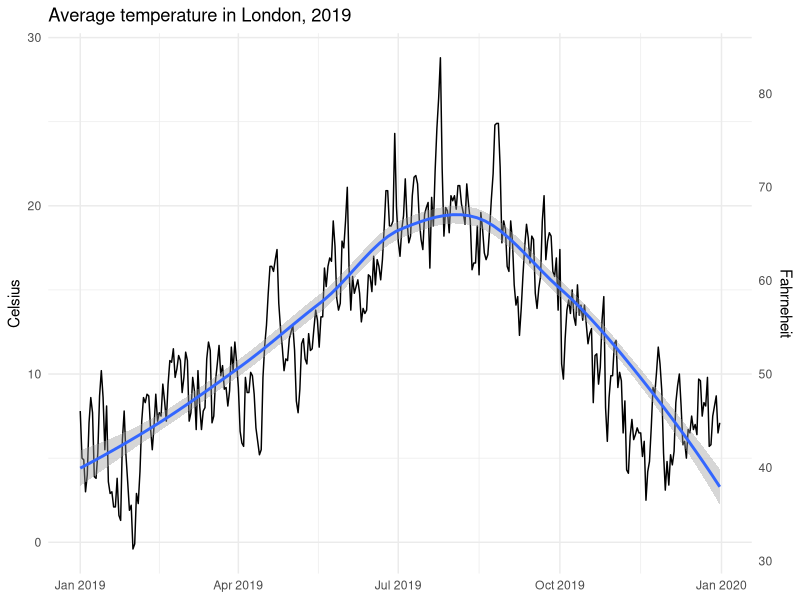
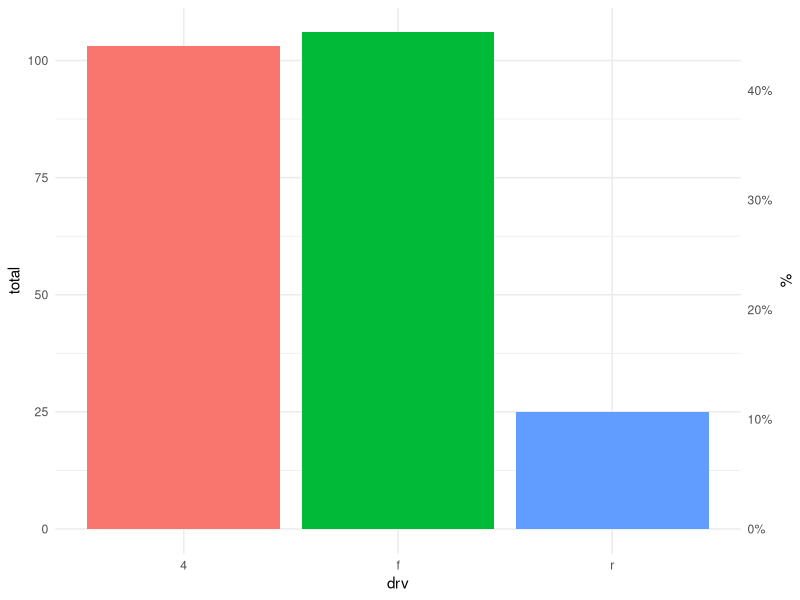

Here is the R script that generated these plots, in order:
library(tidyverse)
library(lubridate)

bikes <- vroom::vroom("data/london_bikes.csv") 

# from london_bikes data, that contains avg_temp
bikes %>% 
  filter(year == 2019 ) %>% 
  ggplot(aes(x = date, y = mean_temp)) +
  geom_line() +
  geom_smooth() +
  labs(
    title = "Average temperature in London, 2019", 
    x = NULL, 
    y= "Celsius")+
  scale_y_continuous(
    sec.axis = 
      sec_axis(trans = ~ (1.8 * .) +32,
               name = "Fahrneheit")
  ) +
  theme_minimal()+
  NULL


car_counts <- mpg %>% 
  group_by(drv) %>% 
  summarize(total = n())

total_cars <- sum(car_counts$total)

ggplot(car_counts,
       aes(x = drv, y = total, 
           fill = drv)) +
  geom_col() +
  scale_y_continuous(
    sec.axis = sec_axis(
      trans = ~ . / total_cars,
      labels = scales::percent,
      name = "%")
  ) +
  guides(fill = FALSE)+
  theme_minimal()+
  NULL

